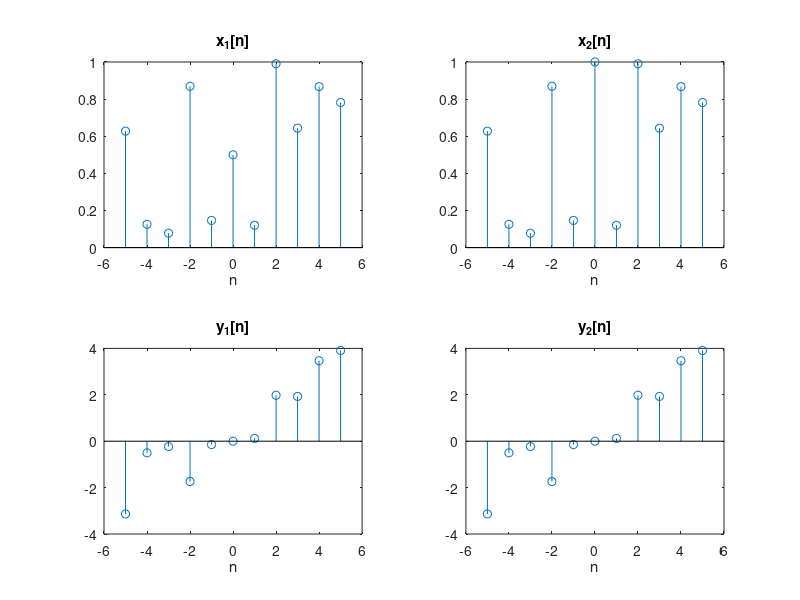

This figure's MATLAB source:
% Not invertible
n = -5:5;
x1 = [rand(1,5) 0.5 rand(1,5)];
x2 = x1; x2(6) = 1;

subplot(221);stem(n,x1);        % plot x1[n]
title('x_{1}[n]');xlabel('n');

subplot(222);stem(n,x2);        % plot x2[n]
title('x_{2}[n]');xlabel('n');

subplot(223);stem(n,n.*x1);     % plot y1[n]
title('y_{1}[n]');xlabel('n');

subplot(224);stem(n,n.*x2);     % plot y2[n]
title('y_{2}[n]');xlabel('n');